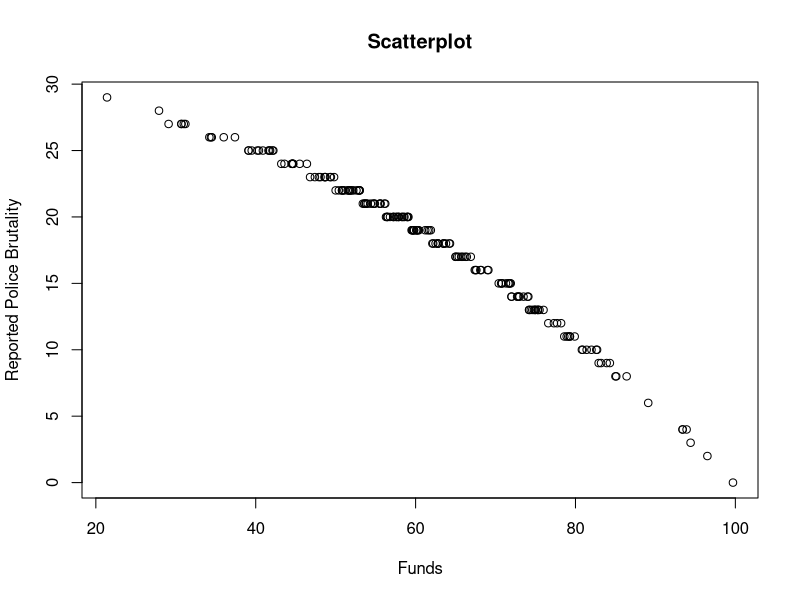
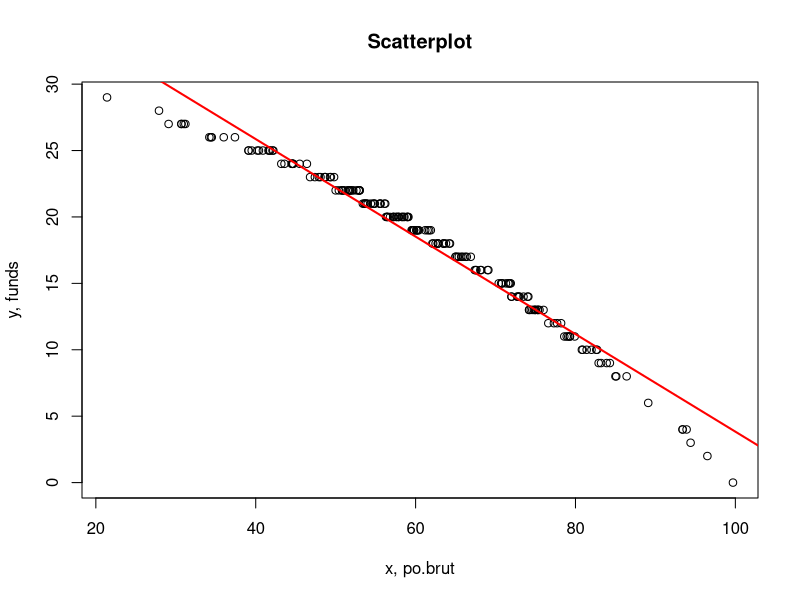
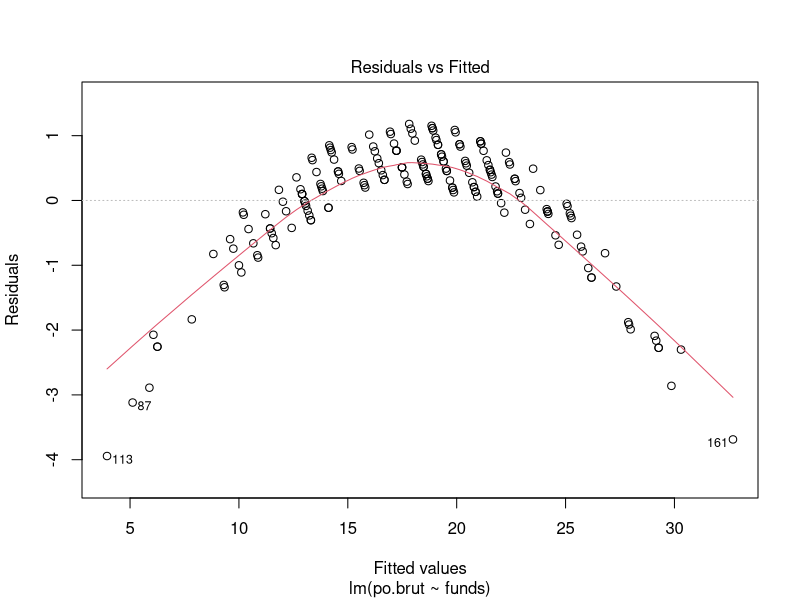
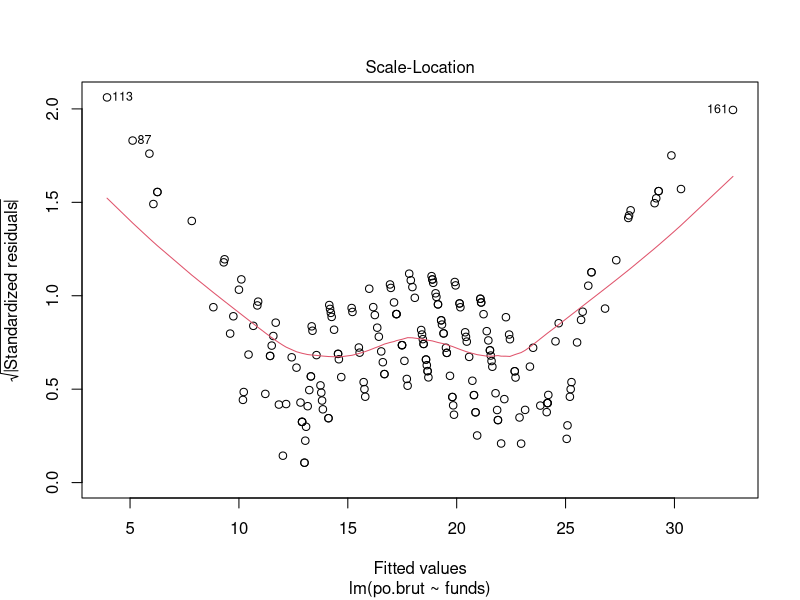
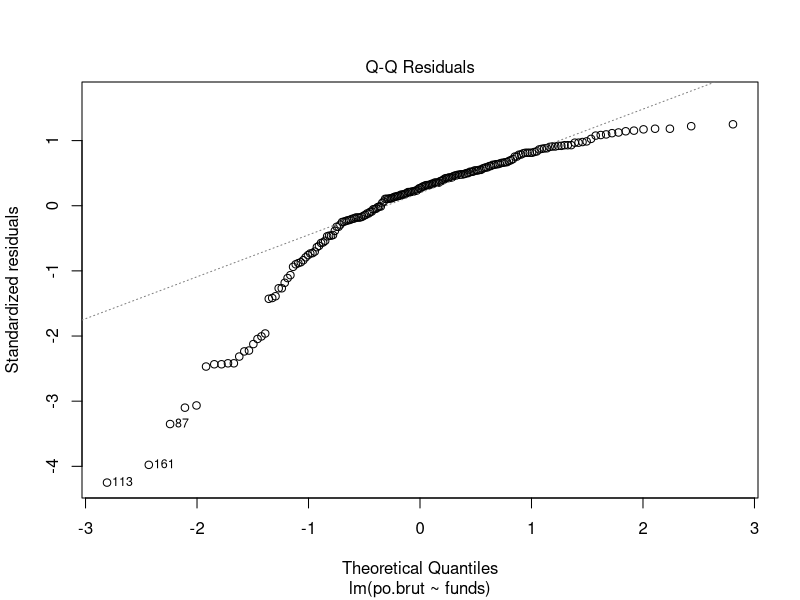

Recreate these plots in R, in order.
## ---- chunk 1
dat <- read.csv(file = 'sim.data.csv')
head(dat)
class(dat$po.dept.code) #integer
class(dat$funds) #numeric
class(dat$po.brut) #integer
## ---- chunk 2
plot(dat$funds, dat$po.brut, main="Scatterplot", xlab="Funds", ylab="Reported Police Brutality")
## ---- chunk 3
# Remember to remove eval=FALSE!!
reg.output <- lm(formula=po.brut~funds, data=dat)
summary(reg.output)
## ---- chunk 4
# Remember to remove eval=FALSE!!
plot(dat$funds, dat$po.brut, main="Scatterplot", xlab="x, po.brut", ylab="y, funds")
abline(reg.output, col = "red", lwd=2)
## ---- chunk 5
plot(reg.output, which=1) #Linearity and Independence assumptions
## ---- chunk 6
plot(reg.output, which=3) #Equal variance assumption
## ---- chunk 7
plot(reg.output, which=2) #Normal population assumption
